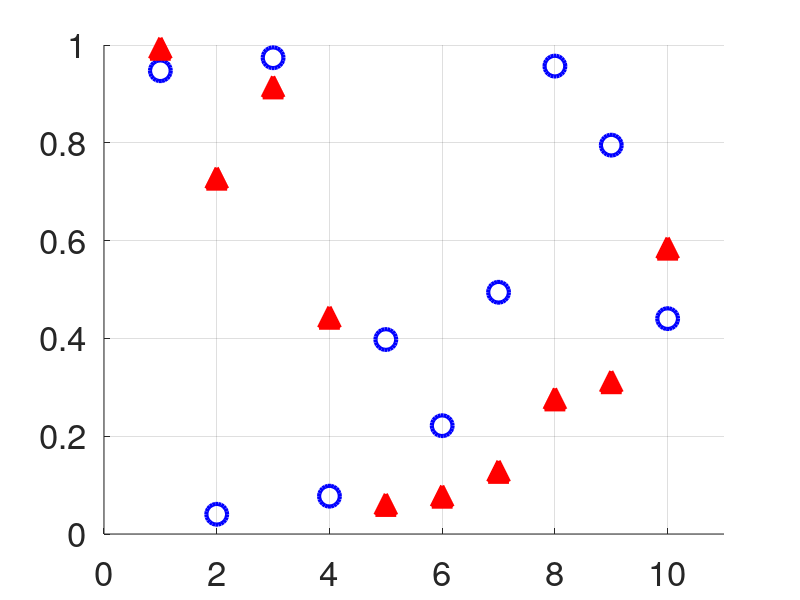

This chart was generated by the following MATLAB code:
hold on
x = rand(1,10);
y = rand(1,10);
t = 1:10 ;
plot(t,x,'ob','LineWidth',3,'MarkerSize',15);
plot(t,y,'^r','LineWidth',3,'MarkerSize',15,'MarkerFaceColor','r');
xlim([0 11])
ylim([0 1])
grid on
xticks([0 2 4 6 8 10])
yticks([0 0.2 0.4 0.6 0.8 1])
set(groot,'DefaultAxesFontName','Times New Roman');
fontsize = 25;
h = gca;
set(h,'fontsize',fontsize);
hold off